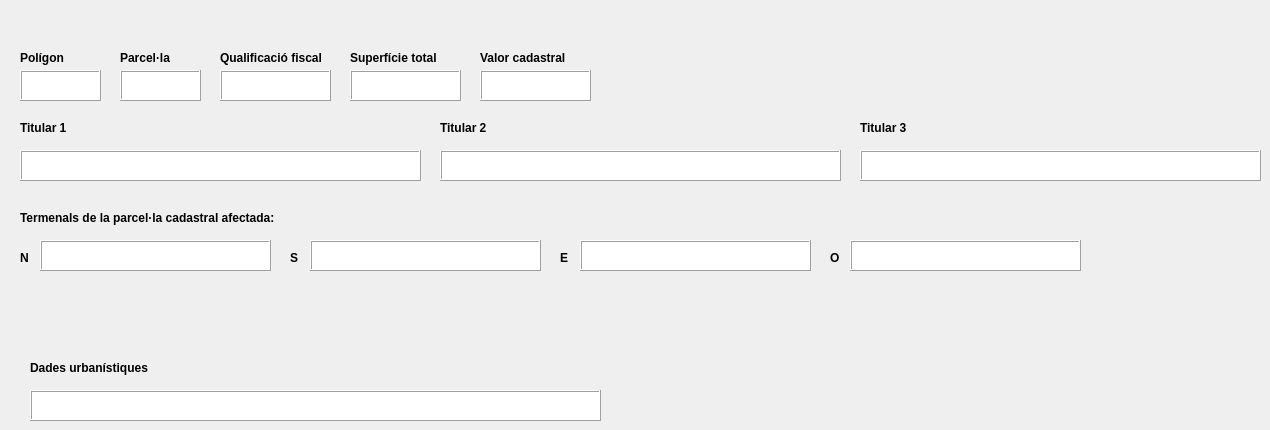
           <widget class="QWidget" name="tab_4">
            <attribute name="title">
             <string>DADES CADASTRALS I URBANÍSTIQUES</string>
            </attribute>
            <widget class="QTextEdit" name="qual_fiscal">
             <property name="geometry">
              <rect>
               <x>220</x>
               <y>70</y>
               <width>111</width>
               <height>31</height>
              </rect>
             </property>
             <property name="frameShape">
              <enum>QFrame::Box</enum>
             </property>
             <property name="frameShadow">
              <enum>QFrame::Raised</enum>
             </property>
            </widget>
            <widget class="QLabel" name="label_16">
             <property name="geometry">
              <rect>
               <x>120</x>
               <y>50</y>
               <width>111</width>
               <height>16</height>
              </rect>
             </property>
             <property name="font">
              <font>
               <weight>75</weight>
               <bold>true</bold>
              </font>
             </property>
             <property name="text">
              <string>Parcel·la</string>
             </property>
            </widget>
            <widget class="QLabel" name="label_23">
             <property name="geometry">
              <rect>
               <x>220</x>
               <y>50</y>
               <width>111</width>
               <height>16</height>
              </rect>
             </property>
             <property name="font">
              <font>
               <weight>75</weight>
               <bold>true</bold>
              </font>
             </property>
             <property name="text">
              <string>Qualificació fiscal</string>
             </property>
            </widget>
            <widget class="QLabel" name="label_15">
             <property name="geometry">
              <rect>
               <x>20</x>
               <y>50</y>
               <width>111</width>
               <height>16</height>
              </rect>
             </property>
             <property name="font">
              <font>
               <weight>75</weight>
               <bold>true</bold>
              </font>
             </property>
             <property name="text">
              <string>Polígon</string>
             </property>
            </widget>
            <widget class="QTextEdit" name="pol">
             <property name="geometry">
              <rect>
               <x>20</x>
               <y>70</y>
               <width>81</width>
               <height>31</height>
              </rect>
             </property>
             <property name="frameShape">
              <enum>QFrame::Box</enum>
             </property>
             <property name="frameShadow">
              <enum>QFrame::Raised</enum>
             </property>
            </widget>
            <widget class="QTextEdit" name="parce">
             <property name="geometry">
              <rect>
               <x>120</x>
               <y>70</y>
               <width>81</width>
               <height>31</height>
              </rect>
             </property>
             <property name="frameShape">
              <enum>QFrame::Box</enum>
             </property>
             <property name="frameShadow">
              <enum>QFrame::Raised</enum>
             </property>
            </widget>
            <widget class="QLabel" name="label_40">
             <property name="geometry">
              <rect>
               <x>350</x>
               <y>50</y>
               <width>111</width>
               <height>16</height>
              </rect>
             </property>
             <property name="font">
              <font>
               <weight>75</weight>
               <bold>true</bold>
              </font>
             </property>
             <property name="text">
              <string>Superfície total</string>
             </property>
            </widget>
            <widget class="QTextEdit" name="sup_cad_parce">
             <property name="geometry">
              <rect>
               <x>350</x>
               <y>70</y>
               <width>111</width>
               <height>31</height>
              </rect>
             </property>
             <property name="frameShape">
              <enum>QFrame::Box</enum>
             </property>
             <property name="frameShadow">
              <enum>QFrame::Raised</enum>
             </property>
            </widget>
            <widget class="QLabel" name="label_43">
             <property name="geometry">
              <rect>
               <x>480</x>
               <y>50</y>
               <width>111</width>
               <height>16</height>
              </rect>
             </property>
             <property name="font">
              <font>
               <weight>75</weight>
               <bold>true</bold>
              </font>
             </property>
             <property name="text">
              <string>Valor cadastral</string>
             </property>
            </widget>
            <widget class="QTextEdit" name="valor_cadastral">
             <property name="geometry">
              <rect>
               <x>480</x>
               <y>70</y>
               <width>111</width>
               <height>31</height>
              </rect>
             </property>
             <property name="frameShape">
              <enum>QFrame::Box</enum>
             </property>
             <property name="frameShadow">
              <enum>QFrame::Raised</enum>
             </property>
            </widget>
            <widget class="QLabel" name="label_44">
             <property name="geometry">
              <rect>
               <x>20</x>
               <y>210</y>
               <width>311</width>
               <height>16</height>
              </rect>
             </property>
             <property name="font">
              <font>
               <weight>75</weight>
               <bold>true</bold>
              </font>
             </property>
             <property name="text">
              <string>Termenals de la parcel·la cadastral afectada:</string>
             </property>
            </widget>
            <widget class="QLabel" name="label_47">
             <property name="geometry">
              <rect>
               <x>20</x>
               <y>250</y>
               <width>16</width>
               <height>16</height>
              </rect>
             </property>
             <property name="font">
              <font>
               <weight>75</weight>
               <bold>true</bold>
              </font>
             </property>
             <property name="text">
              <string>N</string>
             </property>
            </widget>
            <widget class="QTextEdit" name="parce_termenal_N">
             <property name="geometry">
              <rect>
               <x>40</x>
               <y>240</y>
               <width>231</width>
               <height>31</height>
              </rect>
             </property>
             <property name="frameShape">
              <enum>QFrame::Box</enum>
             </property>
             <property name="frameShadow">
              <enum>QFrame::Raised</enum>
             </property>
            </widget>
            <widget class="QLabel" name="label_48">
             <property name="geometry">
              <rect>
               <x>290</x>
               <y>250</y>
               <width>16</width>
               <height>16</height>
              </rect>
             </property>
             <property name="font">
              <font>
               <weight>75</weight>
               <bold>true</bold>
              </font>
             </property>
             <property name="text">
              <string>S</string>
             </property>
            </widget>
            <widget class="QTextEdit" name="parce_termenal_S">
             <property name="geometry">
              <rect>
               <x>310</x>
               <y>240</y>
               <width>231</width>
               <height>31</height>
              </rect>
             </property>
             <property name="frameShape">
              <enum>QFrame::Box</enum>
             </property>
             <property name="frameShadow">
              <enum>QFrame::Raised</enum>
             </property>
            </widget>
            <widget class="QLabel" name="label_49">
             <property name="geometry">
              <rect>
               <x>560</x>
               <y>250</y>
               <width>16</width>
               <height>16</height>
              </rect>
             </property>
             <property name="font">
              <font>
               <weight>75</weight>
               <bold>true</bold>
              </font>
             </property>
             <property name="text">
              <string>E</string>
             </property>
            </widget>
            <widget class="QTextEdit" name="parce_termenal_E">
             <property name="geometry">
              <rect>
               <x>580</x>
               <y>240</y>
               <width>231</width>
               <height>31</height>
              </rect>
             </property>
             <property name="frameShape">
              <enum>QFrame::Box</enum>
             </property>
             <property name="frameShadow">
              <enum>QFrame::Raised</enum>
             </property>
            </widget>
            <widget class="QLabel" name="label_50">
             <property name="geometry">
              <rect>
               <x>830</x>
               <y>250</y>
               <width>16</width>
               <height>16</height>
              </rect>
             </property>
             <property name="font">
              <font>
               <weight>75</weight>
               <bold>true</bold>
              </font>
             </property>
             <property name="text">
              <string>O</string>
             </property>
            </widget>
            <widget class="QTextEdit" name="parce_termenal_O">
             <property name="geometry">
              <rect>
               <x>850</x>
               <y>240</y>
               <width>231</width>
               <height>31</height>
              </rect>
             </property>
             <property name="frameShape">
              <enum>QFrame::Box</enum>
             </property>
             <property name="frameShadow">
              <enum>QFrame::Raised</enum>
             </property>
            </widget>
            <widget class="QTextEdit" name="titular_cad_1">
             <property name="geometry">
              <rect>
               <x>20</x>
               <y>150</y>
               <width>401</width>
               <height>31</height>
              </rect>
             </property>
             <property name="frameShape">
              <enum>QFrame::Box</enum>
             </property>
             <property name="frameShadow">
              <enum>QFrame::Raised</enum>
             </property>
            </widget>
            <widget class="QLabel" name="label_51">
             <property name="geometry">
              <rect>
               <x>860</x>
               <y>120</y>
               <width>111</width>
               <height>16</height>
              </rect>
             </property>
             <property name="font">
              <font>
               <weight>75</weight>
               <bold>true</bold>
              </font>
             </property>
             <property name="text">
              <string>Titular 3</string>
             </property>
            </widget>
            <widget class="QLabel" name="label_52">
             <property name="geometry">
              <rect>
               <x>20</x>
               <y>120</y>
               <width>111</width>
               <height>16</height>
              </rect>
             </property>
             <property name="font">
              <font>
               <weight>75</weight>
               <bold>true</bold>
              </font>
             </property>
             <property name="text">
              <string>Titular 1</string>
             </property>
            </widget>
            <widget class="QLabel" name="label_53">
             <property name="geometry">
              <rect>
               <x>440</x>
               <y>120</y>
               <width>111</width>
               <height>16</height>
              </rect>
             </property>
             <property name="font">
              <font>
               <weight>75</weight>
               <bold>true</bold>
              </font>
             </property>
             <property name="text">
              <string>Titular 2</string>
             </property>
            </widget>
            <widget class="QTextEdit" name="titular_cad_2">
             <property name="geometry">
              <rect>
               <x>440</x>
               <y>150</y>
               <width>401</width>
               <height>31</height>
              </rect>
             </property>
             <property name="frameShape">
              <enum>QFrame::Box</enum>
             </property>
             <property name="frameShadow">
              <enum>QFrame::Raised</enum>
             </property>
            </widget>
            <widget class="QTextEdit" name="titular_cad_3">
             <property name="geometry">
              <rect>
               <x>860</x>
               <y>150</y>
               <width>401</width>
               <height>31</height>
              </rect>
             </property>
             <property name="frameShape">
              <enum>QFrame::Box</enum>
             </property>
             <property name="frameShadow">
              <enum>QFrame::Raised</enum>
             </property>
            </widget>
            <widget class="QLabel" name="label_54">
             <property name="geometry">
              <rect>
               <x>30</x>
               <y>360</y>
               <width>141</width>
               <height>16</height>
              </rect>
             </property>
             <property name="font">
              <font>
               <weight>75</weight>
               <bold>true</bold>
              </font>
             </property>
             <property name="text">
              <string>Dades urbanístiques</string>
             </property>
            </widget>
            <widget class="QTextEdit" name="dades_urb">
             <property name="geometry">
              <rect>
               <x>30</x>
               <y>390</y>
               <width>571</width>
               <height>31</height>
              </rect>
             </property>
             <property name="frameShape">
              <enum>QFrame::Box</enum>
             </property>
             <property name="frameShadow">
              <enum>QFrame::Raised</enum>
             </property>
            </widget>
           </widget>
